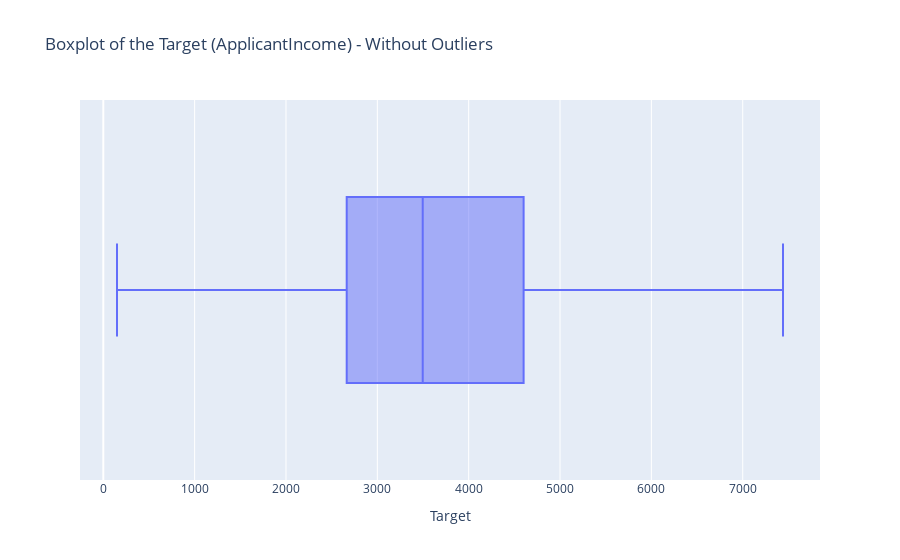

Notebook source saved alongside this figure:
### Code cell
# Create a mask to filter out the outliers for 'ApplicantIncome'
mask_ApplicantIncome = df['ApplicantIncome'] <= 7441

print(df[mask_ApplicantIncome].head())
print(df[mask_ApplicantIncome].info())

fig = px.box(
    data_frame=df[mask_ApplicantIncome], 
    x='ApplicantIncome', 
    orientation='h',
    title='Boxplot of the Target (ApplicantIncome) - Without Outliers')

fig.update_layout(xaxis_title='Target')
fig.show()

### Figure 1 — Plotly figure (JSON) as saved in the notebook; plotly's stock layout.template omitted (floating-point values rounded to 4 significant figures; data arrays with more than 128 entries replaced by an {"elided": "..."} marker saying what was removed)
{"data": [{"alignmentgroup": "True", "hovertemplate": "ApplicantIncome=%{x}<extra></extra>", "legendgroup": "", "marker": {"color": "#636efa"}, "name": "", "notched": false, "offsetgroup": "", "orientation": "h", "showlegend": false, "type": "box", "x": {"elided": "469 int values"}, "x0": " ", "xaxis": "x", "y0": " ", "yaxis": "y"}], "layout": {"boxmode": "group", "legend": {"tracegroupgap": 0}, "title": {"text": "Boxplot of the Target (ApplicantIncome) - Without Outliers"}, "xaxis": {"anchor": "y", "domain": [0, 1], "title": {"text": "Target"}}, "yaxis": {"anchor": "x", "domain": [0, 1]}}}
